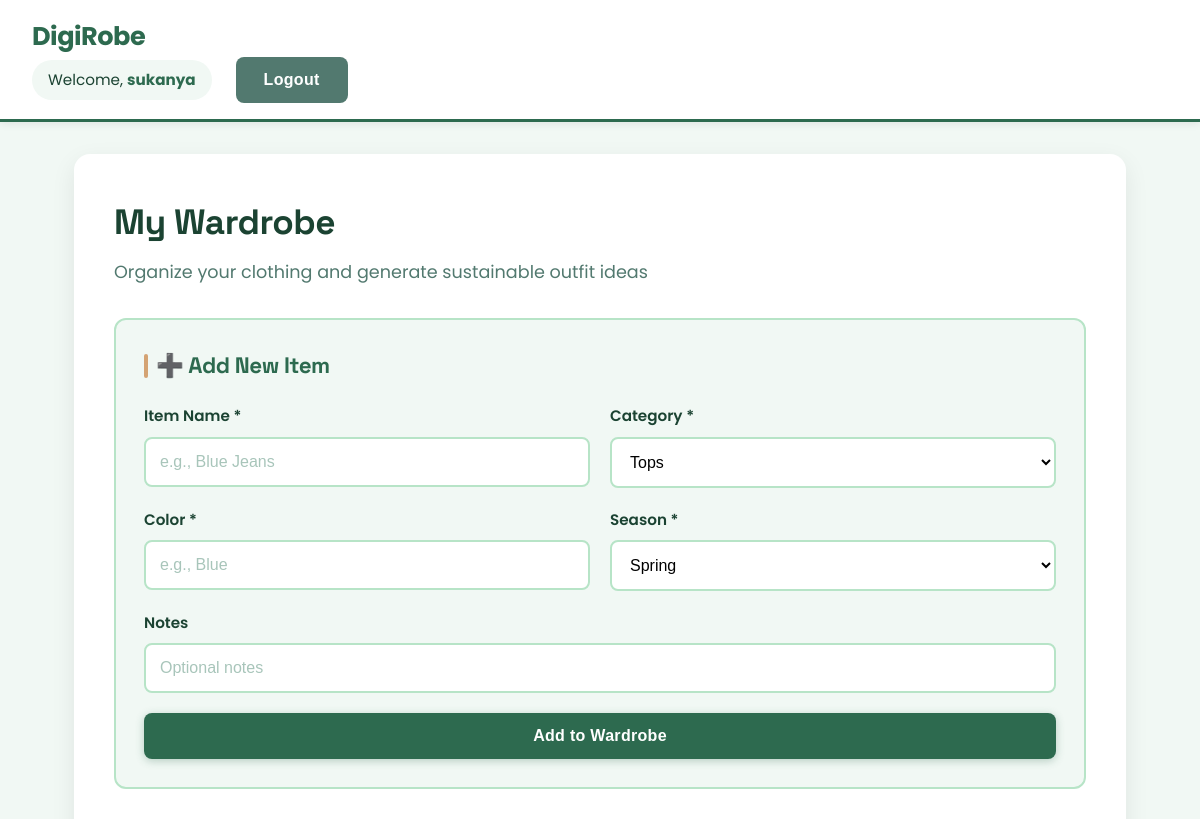
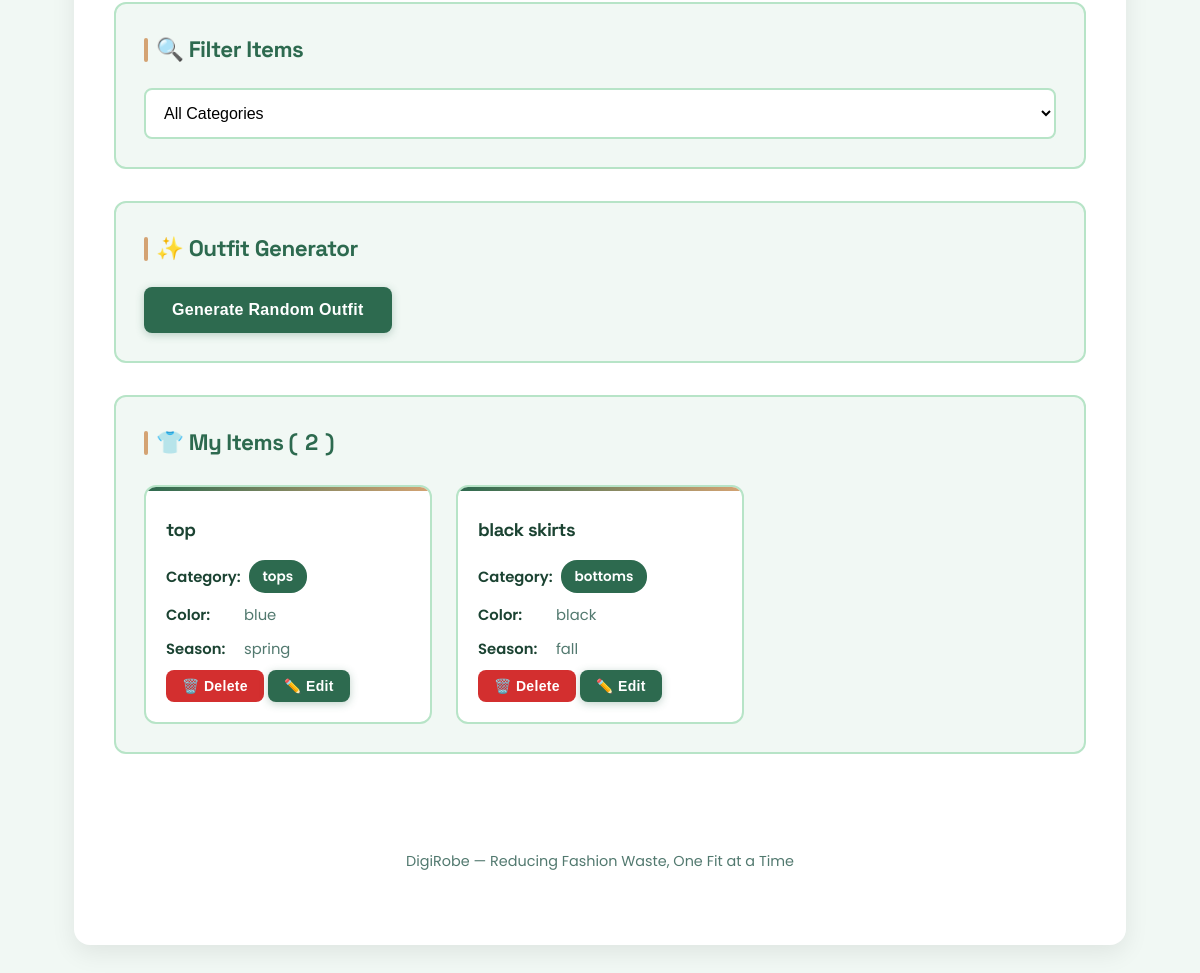
Page /wardrobe (signed in) on the committed database (2 pictures, top to bottom).
### models.py (models this page shows)
class User(SQLModel, table=True):
    id: Optional[int] = Field(default=None, primary_key=True)
    username: str = Field(index=True, unique=True)
    password: str
    name: str
    email: str
    items: List["ClothingItem"] = Relationship(back_populates="user")

class ClothingItem(SQLModel, table=True):
    id: Optional[int] = Field(default=None, primary_key=True)
    name: str
    category: str
    color: str
    season: str
    notes: str = ""
    user_id: int = Field(foreign_key="user.id")
    user: User = Relationship(back_populates="items")

### main.py (the view)
@app.get("/wardrobe", response_class=HTMLResponse)
async def wardrobe_page(request: Request, user: User = Depends(require_user), db: Session = Depends(get_db)):
    items = db.exec(select(ClothingItem).where(
        ClothingItem.user_id == user.id)).all()
    return templates.TemplateResponse("wardrobe.html", {
        "request": request,
        "user": user,
        "items": items
    })

### templates/wardrobe.html (shortened to what this page needs)
{% extends "base.html" %}
{% block content %}
<div class="wardrobe-container">
    <h1>My Wardrobe</h1>
    <p class="subtitle">Organize your clothing and generate sustainable outfit ideas</p>
    <div class="section-card">
        <h2>➕ Add New Item</h2>
        <form hx-post="/add-item" hx-target="#items-grid" hx-swap="innerHTML" class="add-form">
            <div class="form-row">
                <div class="form-group">
                    <label>Item Name *</label>
                    <input name="name" required placeholder="e.g., Blue Jeans">
                </div>
                <div class="form-group">
                    <label>Category *</label>
                    <select name="category" required>
                        <option value="tops">Tops</option>
                    </select>
                </div>
            </div>
            <div class="form-row">
                <div class="form-group">
                    <label>Color *</label>
                    <input name="color" required placeholder="e.g., Blue">
                </div>
                <div class="form-group">
                    <label>Season *</label>
                    <select name="season" required>
                        <option value="spring">Spring</option>
                    </select>
                </div>
            </div>
            <div class="form-group">
                <label>Notes</label>
                <input name="notes" placeholder="Optional notes">
            </div>
            <button class="btn btn-primary">Add to Wardrobe</button>
        </form>
    </div>
    <div class="section-card">
        <h2>🔍 Filter Items</h2>
        <form hx-get="/filter-items" hx-target="#items-grid" hx-trigger="change" class="filter-form">
            <select name="category" class="filter-select">
                <option value="all">All Categories</option>
            </select>
        </form>
    </div>
    <div class="section-card">
        <h2>✨ Outfit Generator</h2>
        <button hx-get="/generate-outfit" hx-target="#outfit-result" class="btn btn-primary">
            Generate Random Outfit
        </button>
    </div>
    <div class="section-card">
        <h2>👕 My Items (<span id="item-count">{{ items|length }}</span>)</h2>
        <div id="items-grid" class="items-grid">
            {% include "fragments/wardrobe_grid.html" %}
        </div>
    </div>
    <footer class="footer">
        DigiRobe — Reducing Fashion Waste, One Fit at a Time
    </footer>
</div>
{% endblock %}

### templates/fragments/nav.html
<nav class="navbar">
    <div class="nav-brand">
        <a href="/">DigiRobe</a>
    </div>
    <div class="nav-menu">
        {% if user %}
        <div class="user-info">
            <span>Welcome, <strong>{{ user.name }}</strong></span>
        </div>
        <form hx-post="/logout" style="display: inline;">
            <button type="submit" class="btn btn-secondary">Logout</button>
        </form>
        {% else %}
        <a href="/login" class="btn btn-secondary">Login</a>
        <a href="/register" class="btn btn-primary">Register</a>
        {% endif %}
    </div>
</nav>

### templates/fragments/wardrobe_grid.html (shortened to what this page needs)
{% if items %}
{% for item in items %}
<div class="item-card" id="item-{{ item.id }}">
    <h3>{{ item.name }}</h3>
    <p>
        <span class="label">Category:</span>
        <span class="badge">{{ item.category }}</span>
    </p>
    <p><span class="label">Color:</span> {{ item.color }}</p>
    <p><span class="label">Season:</span> {{ item.season }}</p>
    <button hx-delete="/delete-item/{{ item.id }}" hx-target="#item-{{ item.id }}" hx-swap="outerHTML"
        hx-confirm="Delete this item?" class="btn btn-danger btn-small">
        🗑️ Delete
    </button>
    <button onclick="toggleEditForm({{ item.id }})" class="btn btn-primary btn-small">
        ✏️ Edit
    </button>
</div>
{% endfor %}
{% else %}
<p class="no-items">No items yet — add your first one above 👆</p>
{% endif %}

### static/styles.css (style rules this page uses)
* { margin: 0; padding: 0; box-sizing: border-box; }
:root { --primary: #2d6a4f; --primary-light: #40916c; --primary-dark: #1b4332; --accent: #d4a373; --background: #f1f8f4; --card-bg: #ffffff; --text-dark: #1b4332; --text-medium: #52796f; --text-light: #74c69d; --border: #b7e4c7; --danger: #d32f2f; --success: #2d6a4f; }
body { font-family: 'Poppins', sans-serif; background: var(--background); color: var(--text-dark); min-height: 100vh; line-height: 1.6; }
h1, h2, h3 { font-family: 'Space Grotesk', sans-serif; letter-spacing: -0.5px; text-shadow: none; }
.navbar { background: var(--card-bg); padding: 1rem 2rem; box-shadow: 0 2px 8px rgba(0, 0, 0, 0.08); border-bottom: 3px solid var(--primary); }
.nav-brand a { font-size: 1.6rem; font-weight: 700; color: var(--primary); text-decoration: none; letter-spacing: -0.5px; }
.nav-menu { display: flex; align-items: center; gap: 1.5rem; }
.user-info { display: flex; align-items: center; gap: 0.5rem; padding: 0.5rem 1rem; background: var(--background); border-radius: 20px; font-size: 0.95rem; }
.user-info strong { color: var(--primary); }
.wardrobe-container { background: var(--card-bg); border-radius: 16px; padding: 2.5rem; box-shadow: 0 8px 24px rgba(0, 0, 0, 0.08); }
.wardrobe-container h1 { color: var(--primary-dark); font-size: 2.2rem; margin-bottom: 0.5rem; }
.subtitle { color: var(--text-medium); font-size: 1.1rem; margin-bottom: 2rem; }
.section-card { background: var(--background); border-radius: 12px; padding: 1.75rem; margin-bottom: 2rem; border: 2px solid var(--border); transition: all 0.3s ease; }
.section-card h2 { color: var(--primary); margin-bottom: 1.25rem; font-size: 1.4rem; display: flex; align-items: center; gap: 0.5rem; }
.section-card h2::before { content: ''; width: 4px; height: 24px; background: var(--accent); border-radius: 2px; }
.auth-form, .add-form { display: flex; flex-direction: column; gap: 1.25rem; }
.form-row { display: grid; grid-template-columns: 1fr 1fr; gap: 1.25rem; }
.form-group { display: flex; flex-direction: column; gap: 0.5rem; }
.form-group label { font-weight: 600; color: var(--text-dark); font-size: 0.95rem; }
.form-group input, .form-group select { padding: 0.875rem; border: 2px solid var(--border); border-radius: 8px; font-size: 1rem; transition: all 0.2s ease; background: white; }
.form-group input::placeholder { color: #a8c5ba; }
.filter-form { display: flex; gap: 1rem; }
.filter-select { flex: 1; padding: 0.875rem; border: 2px solid var(--border); border-radius: 8px; font-size: 1rem; background: white; cursor: pointer; transition: all 0.2s ease; }
.btn { padding: 0.875rem 1.75rem; border: none; border-radius: 8px; font-size: 1rem; font-weight: 600; cursor: pointer; transition: all 0.3s ease; text-transform: none; letter-spacing: 0.3px; }
.btn-primary { background: var(--primary); color: white; box-shadow: 0 2px 8px rgba(45, 106, 79, 0.3); }
.btn-secondary { background: var(--text-medium); color: white; }
.btn-danger { background: var(--danger); color: white; }
.btn-small { padding: 0.5rem 1rem; font-size: 0.875rem; }
.items-grid { display: grid; grid-template-columns: repeat(auto-fill, minmax(260px, 1fr)); gap: 1.5rem; margin-top: 1.5rem; }
.item-card { background: white; border: 2px solid var(--border); border-radius: 12px; padding: 1.25rem; transition: all 0.3s ease; position: relative; overflow: hidden; }
.item-card::before { content: ''; position: absolute; top: 0; left: 0; right: 0; height: 4px; background: linear-gradient(90deg, var(--primary), var(--accent)); }
.item-card h3 { color: var(--text-dark); margin-bottom: 1rem; font-size: 1.15rem; margin-top: 0.5rem; }
.item-card p { margin-bottom: 0.625rem; color: var(--text-medium); font-size: 0.925rem; display: flex; align-items: center; gap: 0.5rem; }
.label { font-weight: 600; color: var(--text-dark); min-width: 70px; }
.badge { display: inline-block; background: var(--primary); color: white; padding: 0.35rem 0.875rem; border-radius: 16px; font-size: 0.85rem; font-weight: 600; }
.item-card { animation: slideIn 0.3s ease-out; }
.footer { text-align: center; padding: 2rem; color: var(--text-medium); font-size: 0.9rem; margin-top: 4rem; }

### rows in the picture
User: name "sukanya"
ClothingItem: name "top", category "tops", color "blue", season "spring"
ClothingItem: name "black skirts", category "bottoms", color "black", season "fall"

### other values in the picture
{{ items|length }} "2"
